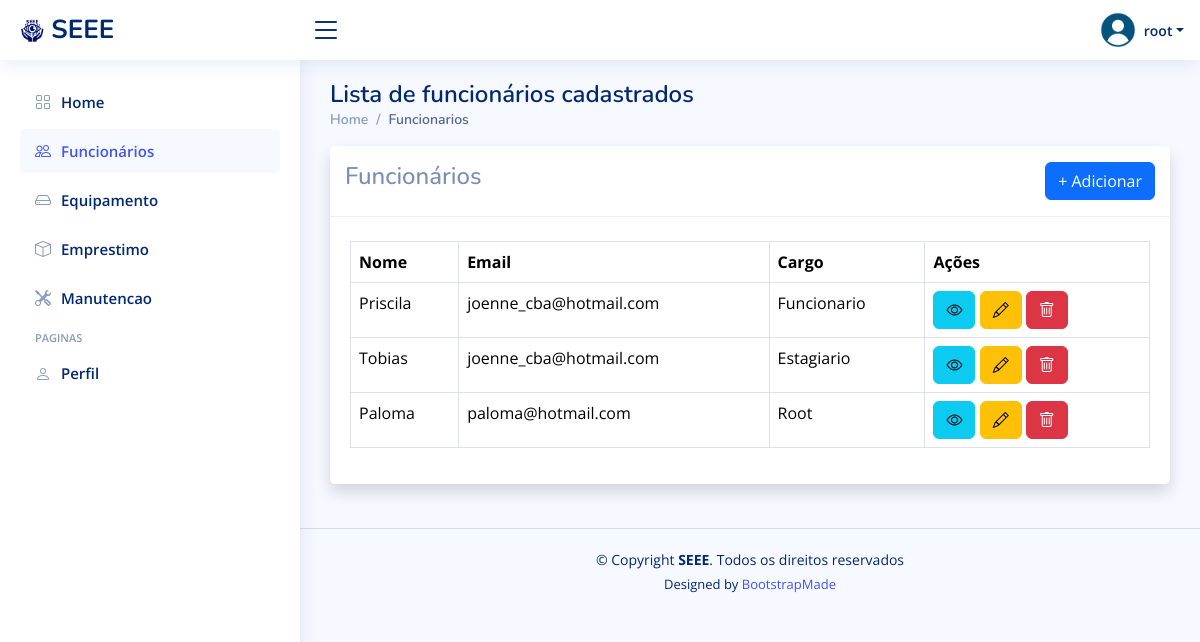
The app's page /funcionario/list/ (signed in), older data.
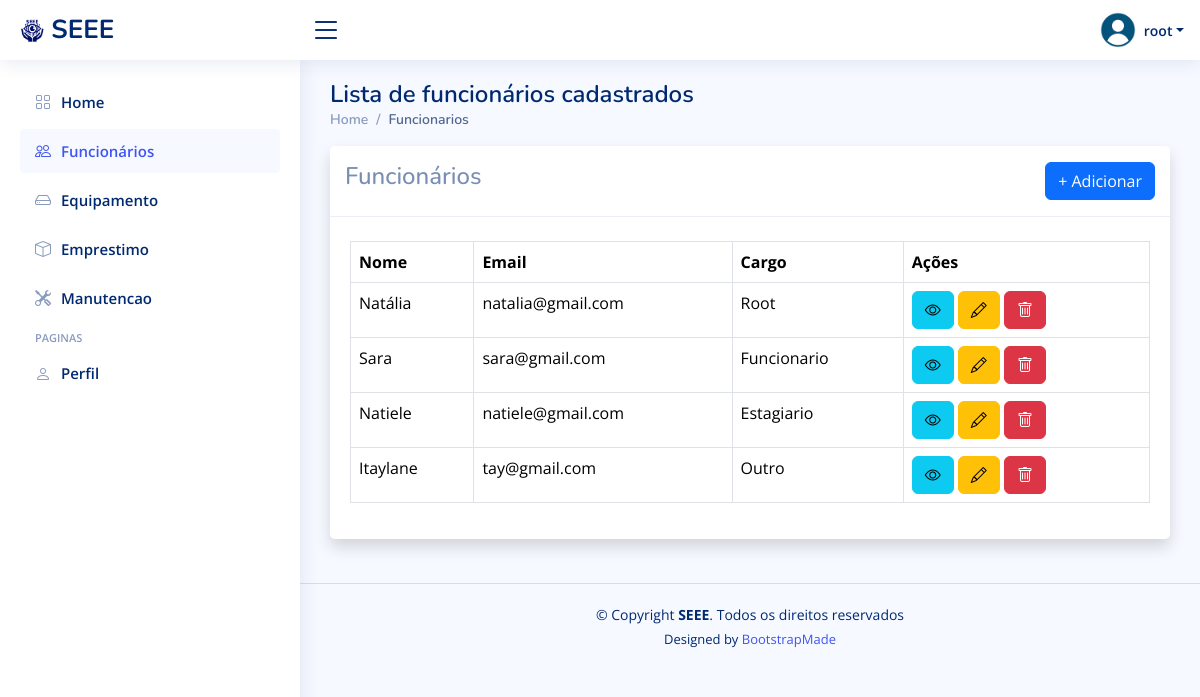
The same page, newer data.
### funcionario/models.py (models this page shows)
class Funcionario(Usuario):
    class Cargo(models.IntegerChoices):
        ROOT = 1, 'Root'
        FUNCIONARIO = 2, 'Funcionario'
        ESTAGIARIO = 3, 'Estagiario'
        OUTRO = 4, 'Outro'
    cargo = models.IntegerField(
        choices=Cargo.choices,
        default=Cargo.OUTRO,
    )

### funcionario/views.py (the view)
# urls.py: path('list/', views.list, name='emprestimoList'),
@login_required
def list(request):
    funcionarios = Funcionario.objects.all()
    return render(request, 'funcionario/list.html', {'funcionarios':funcionarios})

### funcionario/contextProcess.py (called while the page is built)
def user_group_context(request):
    user = request.user
    isAdmin = user.groups.filter(name='Admin').exists()
    isFuncionario = user.groups.filter(name='Funcionarios').exists()
    return {
        'isAdmin': isAdmin,
        'isDuncionario': isFuncionario,
    }

### templates/funcionario/list.html (shortened to what this page needs)
{% extends 'funcionario/_base.html' %}
{% block content %}
<div class="pagetitle">
    <h1>Lista de funcionários cadastrados</h1>
    <nav>
      <ol class="breadcrumb">
        <li class="breadcrumb-item"><a href="/funcionario/">Home</a></li>
        <li class="breadcrumb-item active">Funcionarios</li>
      </ol>
    </nav>
  </div>
<div class="card shadow mb-4">
    <div class="card-header py-3 d-sm-flex align-items-center justify-content-between mb-4">
        <h4>Funcionários</h4>
        <a class="btn btn-primary" href="{% url 'funcionarioAdd' %}">+ Adicionar</a>
    </div>
    <div class="card-body">
        <div class="table-responsive">
            <table class="table table-bordered">
                <thead>
                    <tr>
                        <th>Nome</th>
                        <th>Email</th>
                        <th>Cargo</th>
                        <th>Ações</th>
                    </tr>
                </thead>
                <tbody>
                    {% for f in funcionarios %}
                        <tr>
                            <td>{{ f.username }}</td>
                            <td>{{ f.email }}</td>
                            <td>{{ f.get_cargo_display }}</td>
                            <td>
                                <a class="btn btn-info" href="{% url 'funcionarioDetail' f.id %}" data-bs-toggle="tooltip" data-bs-placement="top" title="Ver detalhes"><i class="bi bi-eye"></i></a>
                                <a class="btn btn-warning" href="{% url 'funcionarioEdit' f.id  %}" data-bs-toggle="tooltip" data-bs-placement="top" title="Editar"><i class="bi bi-pencil"></i></a>
                                <button type="button" class="btn btn-danger" data-bs-toggle="modal" data-bs-target="#basicModal-{{ f.id }}"><i class="bi bi-trash"></i></button>
                            </td>
                        </tr>
                    {% endfor %}
                </tbody>
            </table>
        </div>
    </div>
</div>
{% endblock %}

### templates/funcionario/_base.html (shortened to what this page needs)
{% load static %}
<!DOCTYPE html>
<html lang="pt-br">
<head>
  <link href="{% static 'assets/vendor/bootstrap/css/bootstrap.min.css' %}" rel="stylesheet">
  <link href="{% static 'assets/vendor/bootstrap-icons/bootstrap-icons.css' %}" rel="stylesheet">
  <link href="{% static 'assets/vendor/boxicons/css/boxicons.min.css' %}" rel="stylesheet">
  <link href="{% static 'assets/vendor/quill/quill.snow.css' %}" rel="stylesheet">
  <link href="{% static 'assets/vendor/quill/quill.bubble.css' %}" rel="stylesheet">
  <link href="{% static 'assets/vendor/remixicon/remixicon.css' %}" rel="stylesheet">
  <link href="{% static 'assets/vendor/simple-datatables/style.css' %}" rel="stylesheet">
  <link href="{% static 'assets/css/style.css' %}" rel="stylesheet">
</head>
<body>
  <header id="header" class="header fixed-top d-flex align-items-center">
    <div class="d-flex align-items-center justify-content-between">
      <a href="/funcionario/" class="logo d-flex align-items-center">
        <img src="{% static 'assets/img/SEEE.png' %}" alt="">
        <span class="d-none d-lg-block">SEEE</span>
      </a>
      <i class="bi bi-list toggle-sidebar-btn"></i>
    </div>
    <nav class="header-nav ms-auto">
      <ul class="d-flex align-items-center">
        <li class="nav-item dropdown pe-3">
          <a class="nav-link nav-profile d-flex align-items-center pe-0" href="#" data-bs-toggle="dropdown">
            <img src="{% static 'assets/img/profile.png' %}" alt="Profile" class="rounded-circle">
            <span class="d-none d-md-block dropdown-toggle ps-2">{{ user.username }}</span>
          </a>
        </li>
      </ul>
    </nav>
  </header>
  {% include 'funcionario/sidebar.html'%}
  <main id="main" class="main">
    {% block content %}
    {% endblock %}
  </main>
  <footer id="footer" class="footer">
    <div class="copyright">
      &copy; Copyright <strong><span>SEEE</span></strong>. Todos os direitos reservados
    </div>
    <div class="credits">
      Designed by <a href="https://bootstrapmade.com/">BootstrapMade</a>
    </div>
  </footer>
</body>
</html>

### templates/funcionario/sidebar.html
{% load static %}
  <aside id="sidebar" class="sidebar">
    <ul class="sidebar-nav" id="sidebar-nav">
      <li class="nav-item">
        <a class="nav-link {% if request.path == '/funcionario/' %}active{% else %}collapsed{% endif %}" href="/funcionario/">
          <i class="bi bi-grid"></i>
          <span>Home</span>
        </a>
      </li>
      {% if isAdmin %}
      <li class="nav-item">
          <a class="nav-link {% if request.path == '/funcionario/list/' %}active{% else %}collapsed{% endif %}" href="/funcionario/list/">
              <i class="bi bi-people"></i>
              <span>Funcionários</span>
          </a>
      </li>
      {% endif %}
      <li class="nav-item">
        <a class="nav-link {% if request.path == '/equipamento/' %}active{% else %}collapsed{% endif %}" href="/equipamento/">
          <i class="bi bi-hdd"></i>
          <span>Equipamento</span>
        </a>
      </li>
      <li class="nav-item">
        <a class="nav-link {% if request.path == '/emprestimo/list/' %}active{% else %}collapsed{% endif %}" href="/emprestimo/list/">
          <i class="bi bi-box"></i>
          <span>Emprestimo</span>
        </a>
      </li>
      <li class="nav-item">
        <a class="nav-link {% if request.path == '/manutencao/' %}active{% else %}collapsed{% endif %}" href="/manutencao/">
          <i class="bi bi-tools"></i>
          <span>Manutencao</span>
        </a>
      </li>
      <li class="nav-heading">Paginas</li>
      <li class="nav-item">
        <a class="nav-link collapsed" href="/conta/perfil/">
          <i class="bi bi-person"></i>
          <span>Perfil</span>
        </a>
      </li>
    </ul>
  </aside>

### static/assets/css/style.css (style rules this page uses)
:root { scroll-behavior: smooth; }
body { font-family: "Open Sans", sans-serif; background: #f6f9ff; color: #444444; }
a { color: #4154f1; text-decoration: none; }
h1, h2, h3, h4, h5, h6 { font-family: "Nunito", sans-serif; }
#main { margin-top: 60px; padding: 20px 30px; transition: all 0.3s; }
.pagetitle { margin-bottom: 10px; }
.pagetitle h1 { font-size: 24px; margin-bottom: 0; font-weight: 600; color: #012970; }
.card { margin-bottom: 30px; border: none; border-radius: 5px; box-shadow: 0px 0 30px rgba(1, 41, 112, 0.1); }
.card-header, .card-footer { border-color: #ebeef4; background-color: #fff; color: #798eb3; padding: 15px; }
.card-body { padding: 0 20px 20px 20px; }
.breadcrumb { font-size: 14px; font-family: "Nunito", sans-serif; color: #899bbd; font-weight: 600; }
.breadcrumb a { color: #899bbd; transition: 0.3s; }
.breadcrumb .breadcrumb-item::before { color: #899bbd; }
.breadcrumb .active { color: #51678f; font-weight: 600; }
.logo { line-height: 1; }
@media (min-width: 1200px) { .logo { width: 280px; } }
.logo img { max-height: 26px; margin-right: 6px; }
.logo span { font-size: 26px; font-weight: 700; color: #012970; font-family: "Nunito", sans-serif; }
.header { transition: all 0.5s; z-index: 997; height: 60px; box-shadow: 0px 2px 20px rgba(1, 41, 112, 0.1); background-color: #fff; padding-left: 20px; }
.header .toggle-sidebar-btn { font-size: 32px; padding-left: 10px; cursor: pointer; color: #012970; }
.header-nav ul { list-style: none; }
.header-nav>ul { margin: 0; padding: 0; }
.header-nav .nav-profile { color: #012970; }
.header-nav .nav-profile img { max-height: 36px; }
.header-nav .nav-profile span { font-size: 14px; font-weight: 600; }
.sidebar { position: fixed; top: 60px; left: 0; bottom: 0; width: 300px; z-index: 996; transition: all 0.3s; padding: 20px; overflow-y: auto; scrollbar-width: thin; scrollbar-color: #aab7cf transparent; box-shadow: 0px 0px 20px rgba(1, 41, 112, 0.1); background-color: #fff; }
@media (min-width: 1200px) { #main, #footer { margin-left: 300px; } }
.sidebar-nav { padding: 0; margin: 0; list-style: none; }
.sidebar-nav li { padding: 0; margin: 0; list-style: none; }
.sidebar-nav .nav-item { margin-bottom: 5px; }
.sidebar-nav .nav-heading { font-size: 11px; text-transform: uppercase; color: #899bbd; font-weight: 600; margin: 10px 0 5px 15px; }
.sidebar-nav .nav-link { display: flex; align-items: center; font-size: 15px; font-weight: 600; color: #4154f1; transition: 0.3; background: #f6f9ff; padding: 10px 15px; border-radius: 4px; }
.sidebar-nav .nav-link i { font-size: 16px; margin-right: 10px; color: #4154f1; }
.sidebar-nav .nav-link.collapsed { color: #012970; background: #fff; }
.sidebar-nav .nav-link.collapsed i { color: #899bbd; }
.footer { padding: 20px 0; font-size: 14px; transition: all 0.3s; border-top: 1px solid #cddfff; }
.footer .copyright { text-align: center; color: #012970; }
.footer .credits { padding-top: 5px; text-align: center; font-size: 13px; color: #012970; }

Row changes from the older to the newer data that the page shows:
removed Funcionario: username "Priscila", email "joenne_cba@hotmail.com", cargo "Funcionario"
removed Funcionario: username "Tobias", email "joenne_cba@hotmail.com", cargo "Estagiario"
removed Funcionario: username "Paloma", email "paloma@hotmail.com", cargo "Root"
added Funcionario: username "Natália", email "natalia@gmail.com", cargo "Root"
added Funcionario: username "Sara", email "sara@gmail.com", cargo "Funcionario"
added Funcionario: username "Natiele", email "natiele@gmail.com", cargo "Estagiario"
added Funcionario: username "Itaylane", email "tay@gmail.com", cargo "Outro"
